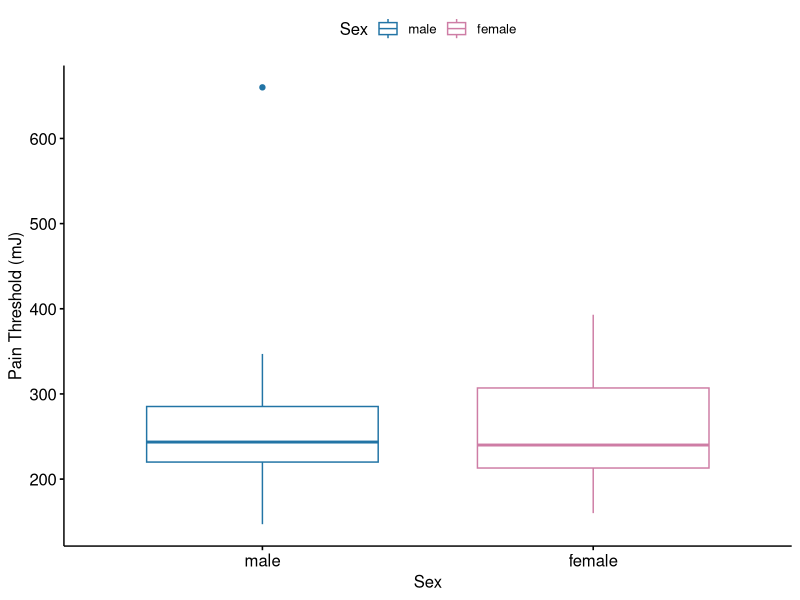
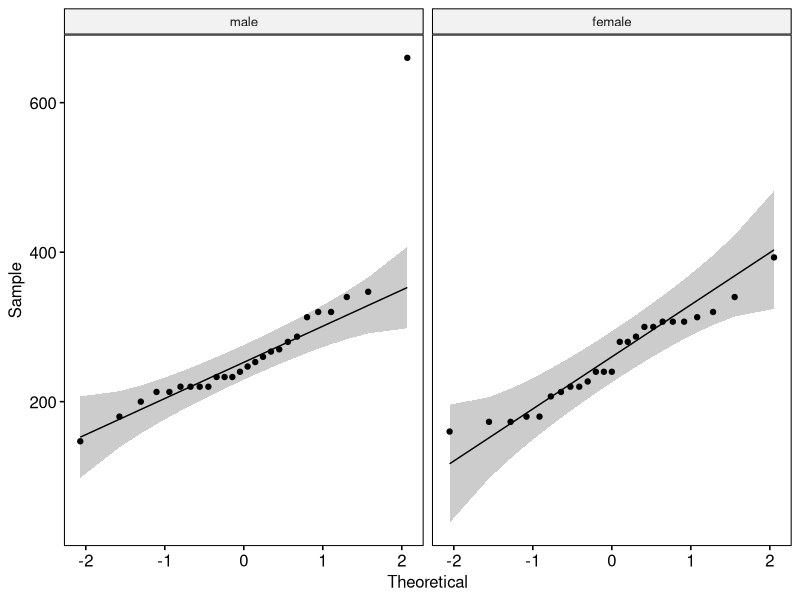
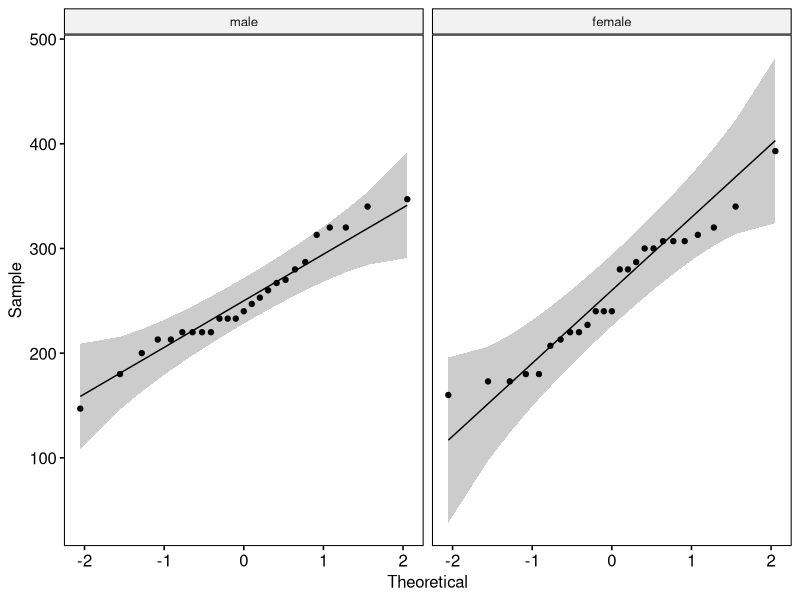
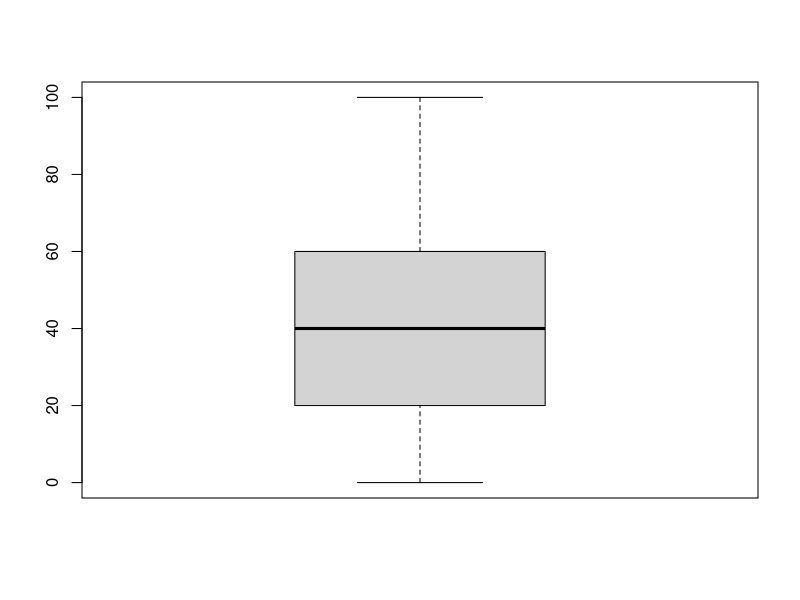
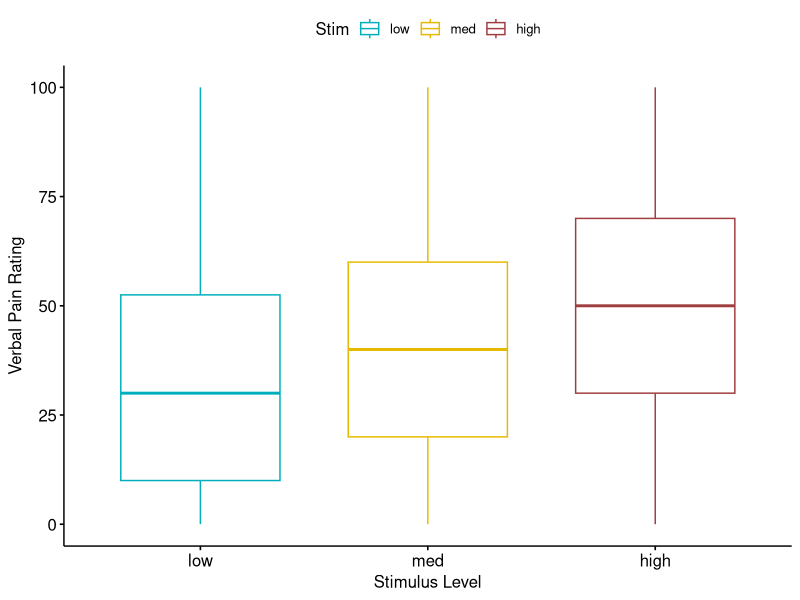
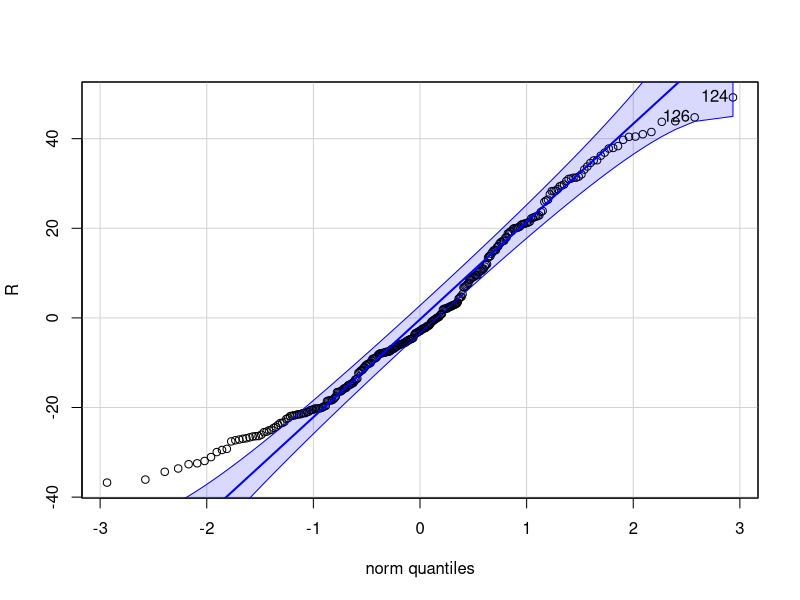
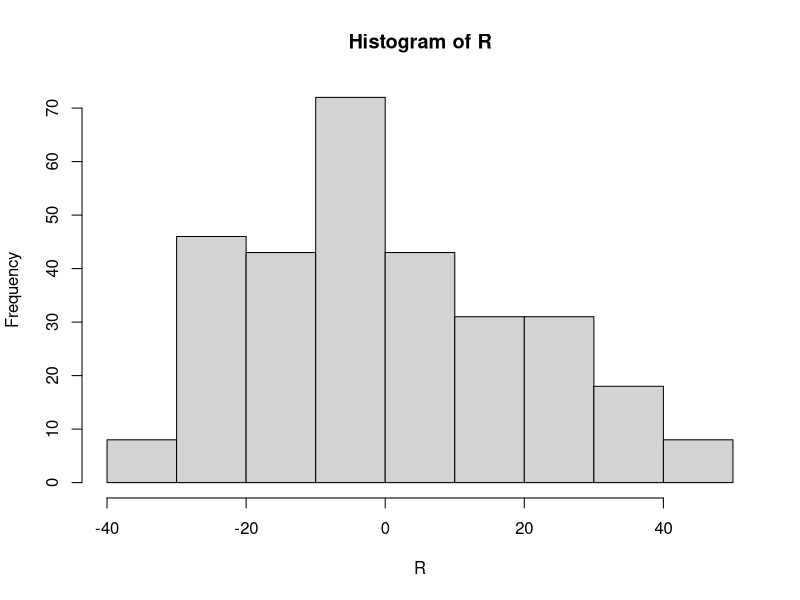
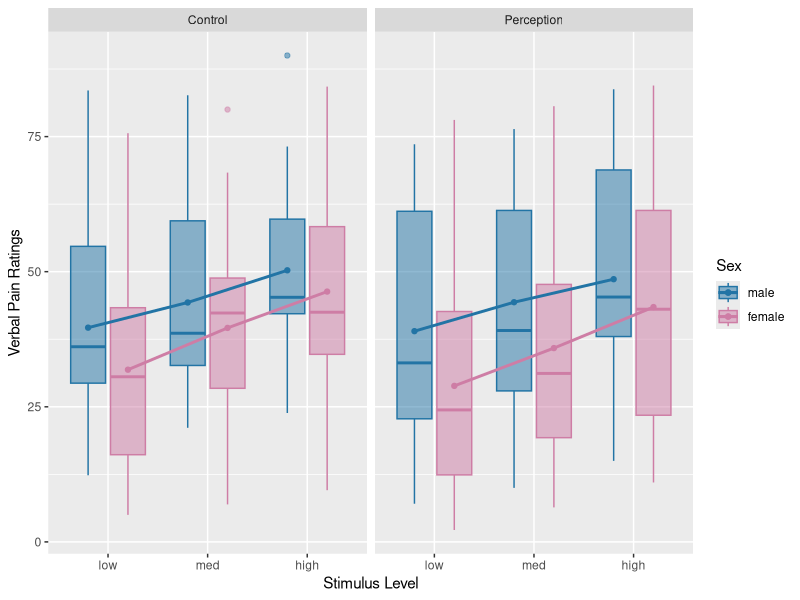

These charts were generated, in order, by the following R code:
## ---- chunk 1
knitr::opts_chunk$set(warning = FALSE, message = FALSE)
library(ggpubr)
library(emmeans)
library(readr)
library(afex)
library(car)
library(multcomp)
## ---- chunk 2
threshold <- read_csv("Data/Thresholds.csv", col_types = cols(Sex = col_factor(
                                                       levels = c("male", "female"))))
## ---- chunk 3
ggboxplot(threshold, x = "Sex", y = "Threshold", 
          color = "Sex", palette = c("#2274A5", "#CE7DA5"),
          ylab = "Pain Threshold (mJ)", xlab = "Sex")
ggqqplot(threshold, "Threshold", facet.by = "Sex")

print(c("Male average: ", mean(subset(threshold, threshold$Sex=="male")$Threshold)))
print(c("Male variance: ", sd(subset(threshold, threshold$Sex=="male")$Threshold)))
print(c("Female average: ", mean(subset(threshold, threshold$Sex=="female")$Threshold)))
print(c("Female variance: ", sd(subset(threshold, threshold$Sex=="female")$Threshold)))
## ---- chunk 4
threshold <- subset(threshold, threshold$Subject != 33)
ggqqplot(threshold, "Threshold", facet.by = "Sex")
## ---- chunk 5
thresh.aov <- aov(Threshold ~ Sex, data = threshold)
summary(thresh.aov)
## ---- chunk 6
leveneTest(Threshold ~ Sex, data = threshold)
shapiro.test(x = residuals(object = thresh.aov))
## ---- chunk 7
R1 <- read_csv("Data/Perception_ratings.csv", col_types = cols(Sex = col_factor(
                                                          levels = c("male", "female")),
                                                          Stim = col_factor(
                                                          levels = c("low", "med", "high"))))
R1$Condition <- "Perception"
R2 <- read_csv("Data/Control_ratings.csv", col_types = cols(Sex = col_factor(
                                                       levels = c("male", "female")),
                                                       Stim = col_factor(
                                                       levels = c("low", "med", "high"))))
R2$Condition <- "Control"

ratings <- rbind(R1, R2)
ratings <- subset(ratings, ratings$Subject!=18)  # exclude subject 18 (DNF motor)
ratings <- ratings[!(ratings$Pain %in% boxplot(ratings$Pain)$out),]  # remove rows with outliers

print("Sample Size")
print(length(ratings$Pain))
## ---- chunk 8
emm_options(pbkrtest.limit = 5000)
ratings <- na.omit(ratings)
ratings <- ratings[sample(nrow(ratings), 5000), ]
## ---- chunk 9
ggboxplot(ratings, x = "Stim", y = "Pain", 
          color = "Stim", palette = c("#00AFBB", "#E7B800", "#A03D41"),
          ylab = "Verbal Pain Rating", xlab = "Stimulus Level",
          order = c("low", "med", "high"))

for (i in c("male", "female")) {
  print(table(ratings$Sex))
  for (j in c("low", "med", "high")){
    print(table(ratings$Stim))
    for (k in c("Perception", "Control")){
      print(table(ratings$Condition))
      m <- mean(subset(ratings, ratings$Sex==i & ratings$Stim==j & ratings$Condition==k)$Pain, na.rm = TRUE)
      s <- sd(subset(ratings, ratings$Sex==i & ratings$Stim==j & ratings$Condition==k)$Pain, na.rm = TRUE)
      print(sprintf("%s %s %s - %s (%s)", i, j, k, round(m, digits = 1), round(s, digits = 1)))
    }
  }
}
## ---- chunk 10
pain.model <- aov_ez(id = "Subject", 
                     dv = "Pain", 
                     data = ratings, 
                     between = "Sex", 
                     within = c("Stim", "Condition"),
                     fun_aggregate = mean)
knitr::kable(nice(pain.model))

post.hoc <- emmeans(pain.model, ~ Stim)  # significant main effect of Stimulus
print(summary(as.glht(pairs(post.hoc)), test=adjusted("bonferroni")))
## ---- chunk 11
R = residuals(pain.model)
qqPlot(R)
hist(R)
## ---- chunk 12
leveneTest(Pain ~ Sex * Stim * Condition, data = ratings)
table(ratings$Sex)
table(ratings$Stim)
table(ratings$Condition)
## ---- chunk 13
afex_plot(pain.model, x = "Stim", trace = "Sex", 
          panel = "Condition", error = "none", 
          mapping = c("color", "fill"), 
          data_geom = geom_boxplot, data_arg = list(width = 0.7), 
          point_arg = list(size = 1.5), line_arg = list(size = 1),
          dodge = 0.8) +
  ylab("Verbal Pain Ratings") +
  xlab("Stimulus Level") +
  scale_fill_manual(values = c("#2274A5", "#CE7DA5")) + 
  scale_color_manual(values = c("#2274A5", "#CE7DA5"))
